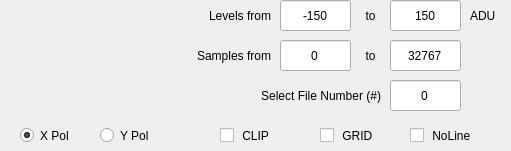
    <widget class="QWidget" name="ctrl_raw" native="true">
     <property name="geometry">
      <rect>
       <x>630</x>
       <y>0</y>
       <width>511</width>
       <height>151</height>
      </rect>
     </property>
     <widget class="QLabel" name="qlabel_level_from_2">
      <property name="geometry">
       <rect>
        <x>180</x>
        <y>0</y>
        <width>91</width>
        <height>31</height>
       </rect>
      </property>
      <property name="text">
       <string>Levels from</string>
      </property>
      <property name="alignment">
       <set>Qt::AlignRight|Qt::AlignTrailing|Qt::AlignVCenter</set>
      </property>
     </widget>
     <widget class="QLineEdit" name="qline_raw_min">
      <property name="geometry">
       <rect>
        <x>280</x>
        <y>0</y>
        <width>71</width>
        <height>31</height>
       </rect>
      </property>
      <property name="text">
       <string>-150</string>
      </property>
      <property name="alignment">
       <set>Qt::AlignCenter</set>
      </property>
     </widget>
     <widget class="QLabel" name="qlabel_level_to_2">
      <property name="geometry">
       <rect>
        <x>350</x>
        <y>0</y>
        <width>41</width>
        <height>31</height>
       </rect>
      </property>
      <property name="text">
       <string>to</string>
      </property>
      <property name="alignment">
       <set>Qt::AlignCenter</set>
      </property>
     </widget>
     <widget class="QLineEdit" name="qline_raw_max">
      <property name="geometry">
       <rect>
        <x>390</x>
        <y>0</y>
        <width>71</width>
        <height>31</height>
       </rect>
      </property>
      <property name="text">
       <string>150</string>
      </property>
      <property name="alignment">
       <set>Qt::AlignCenter</set>
      </property>
     </widget>
     <widget class="QCheckBox" name="qcheck_raw_noline">
      <property name="geometry">
       <rect>
        <x>410</x>
        <y>120</y>
        <width>71</width>
        <height>31</height>
       </rect>
      </property>
      <property name="text">
       <string> NoLine</string>
      </property>
      <property name="checked">
       <bool>false</bool>
      </property>
     </widget>
     <widget class="QCheckBox" name="qcheck_raw_grid">
      <property name="enabled">
       <bool>true</bool>
      </property>
      <property name="geometry">
       <rect>
        <x>320</x>
        <y>120</y>
        <width>61</width>
        <height>31</height>
       </rect>
      </property>
      <property name="text">
       <string> GRID</string>
      </property>
      <property name="checked">
       <bool>false</bool>
      </property>
     </widget>
     <widget class="QRadioButton" name="qradio_raw_x">
      <property name="geometry">
       <rect>
        <x>20</x>
        <y>120</y>
        <width>61</width>
        <height>31</height>
       </rect>
      </property>
      <property name="text">
       <string>X Pol</string>
      </property>
      <property name="checked">
       <bool>true</bool>
      </property>
     </widget>
     <widget class="QRadioButton" name="qradio_raw_y">
      <property name="geometry">
       <rect>
        <x>100</x>
        <y>120</y>
        <width>61</width>
        <height>31</height>
       </rect>
      </property>
      <property name="text">
       <string>Y Pol</string>
      </property>
      <property name="checked">
       <bool>false</bool>
      </property>
     </widget>
     <widget class="QLabel" name="qlabel_level_unit_2">
      <property name="geometry">
       <rect>
        <x>470</x>
        <y>0</y>
        <width>41</width>
        <height>31</height>
       </rect>
      </property>
      <property name="layoutDirection">
       <enum>Qt::LeftToRight</enum>
      </property>
      <property name="text">
       <string>ADU</string>
      </property>
      <property name="alignment">
       <set>Qt::AlignLeading|Qt::AlignLeft|Qt::AlignVCenter</set>
      </property>
     </widget>
     <widget class="QLineEdit" name="qline_raw_stop">
      <property name="geometry">
       <rect>
        <x>390</x>
        <y>40</y>
        <width>71</width>
        <height>31</height>
       </rect>
      </property>
      <property name="text">
       <string>32767</string>
      </property>
      <property name="alignment">
       <set>Qt::AlignCenter</set>
      </property>
     </widget>
     <widget class="QLineEdit" name="qline_raw_start">
      <property name="geometry">
       <rect>
        <x>280</x>
        <y>40</y>
        <width>71</width>
        <height>31</height>
       </rect>
      </property>
      <property name="text">
       <string>0</string>
      </property>
      <property name="alignment">
       <set>Qt::AlignCenter</set>
      </property>
     </widget>
     <widget class="QLabel" name="qlabel_sample_from_3">
      <property name="geometry">
       <rect>
        <x>170</x>
        <y>40</y>
        <width>101</width>
        <height>31</height>
       </rect>
      </property>
      <property name="text">
       <string>Samples from</string>
      </property>
      <property name="alignment">
       <set>Qt::AlignRight|Qt::AlignTrailing|Qt::AlignVCenter</set>
      </property>
     </widget>
     <widget class="QLabel" name="qlabel_sample_to_4">
      <property name="geometry">
       <rect>
        <x>350</x>
        <y>40</y>
        <width>41</width>
        <height>31</height>
       </rect>
      </property>
      <property name="text">
       <string>to</string>
      </property>
      <property name="alignment">
       <set>Qt::AlignCenter</set>
      </property>
     </widget>
     <widget class="QCheckBox" name="qcheck_raw_clip">
      <property name="enabled">
       <bool>true</bool>
      </property>
      <property name="geometry">
       <rect>
        <x>220</x>
        <y>120</y>
        <width>61</width>
        <height>31</height>
       </rect>
      </property>
      <property name="text">
       <string> CLIP</string>
      </property>
      <property name="checked">
       <bool>false</bool>
      </property>
     </widget>
     <widget class="QLabel" name="qlabel_raw_filenum">
      <property name="geometry">
       <rect>
        <x>130</x>
        <y>80</y>
        <width>251</width>
        <height>31</height>
       </rect>
      </property>
      <property name="text">
       <string>Select File Number (#)</string>
      </property>
      <property name="alignment">
       <set>Qt::AlignRight|Qt::AlignTrailing|Qt::AlignVCenter</set>
      </property>
     </widget>
     <widget class="QLineEdit" name="qline_raw_filenum">
      <property name="geometry">
       <rect>
        <x>390</x>
        <y>80</y>
        <width>71</width>
        <height>31</height>
       </rect>
      </property>
      <property name="text">
       <string>0</string>
      </property>
      <property name="alignment">
       <set>Qt::AlignCenter</set>
      </property>
     </widget>
    </widget>
